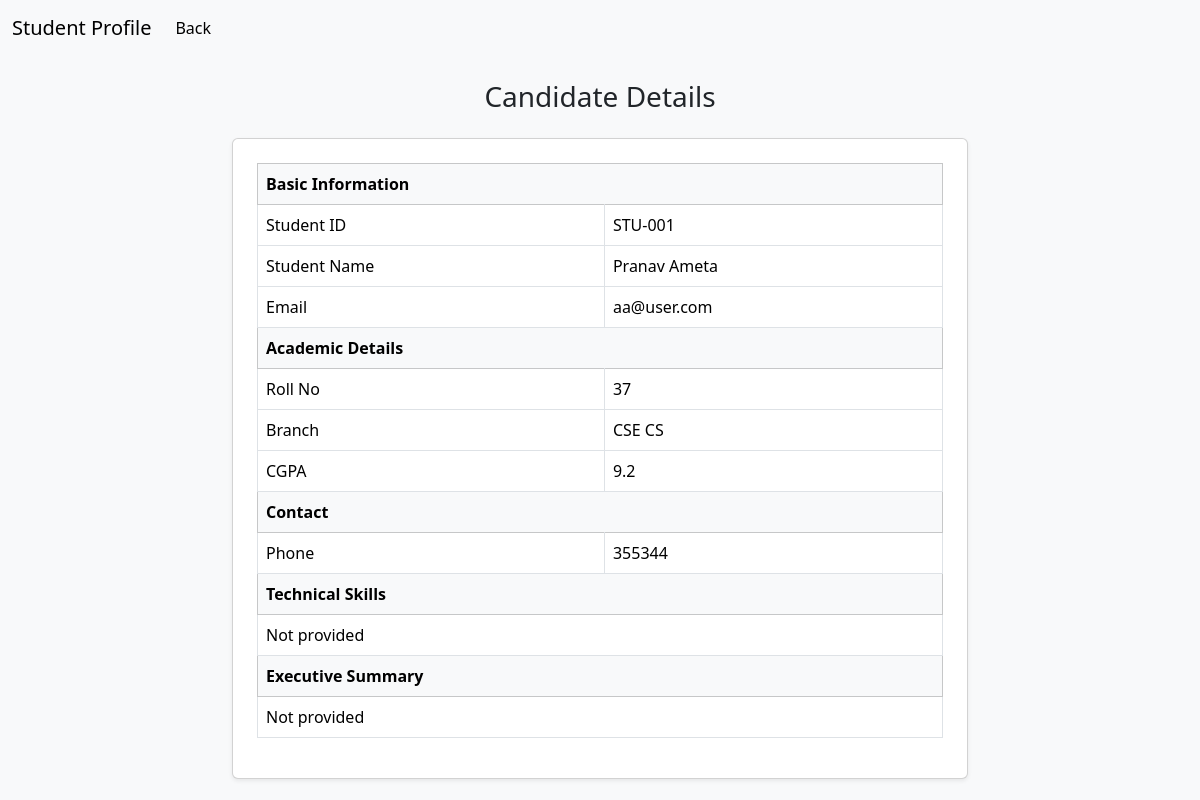
The page /student/profile/2 on the database as committed earlier.
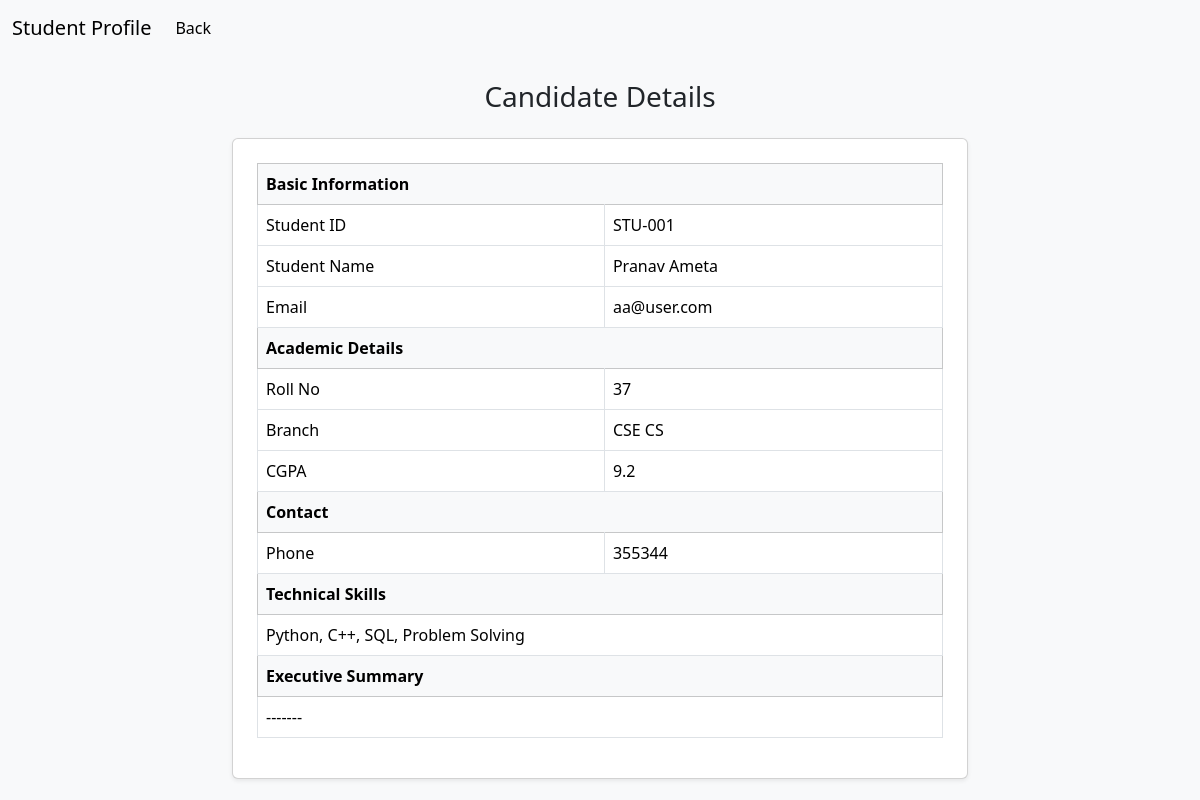
The same page on the database as committed later.
### application/models.py (models this page shows)
class StudentProfile(db.Model):
    __tablename__ = "student_profile"
    id = db.Column(db.Integer(), primary_key=True)
    user_id = db.Column(db.Integer(), db.ForeignKey('user.id'))
    name = db.Column(db.String())
    cgpa = db.Column(db.Float())
    roll_no = db.Column(db.String())
    contact_no = db.Column(db.String())
    branch = db.Column(db.String())
    summary = db.Column(db.String())
    skills = db.Column(db.String())
    resume = db.Column(db.String())

class User(db.Model):
    __tablename__ = "user"
    id = db.Column(db.Integer(), primary_key=True)
    username = db.Column(db.String(), unique=True, nullable=False)
    email = db.Column(db.String(), unique=True, nullable=False)
    password = db.Column(db.String(), nullable=False)
    role = db.Column(db.String(), nullable=False)
    status = db.Column(db.String(), default="active")

### application/controllers.py (the view)
@app.route("/student/profile/<int:user_id>")
def view_student_profile(user_id):
    user = User.query.get(user_id)
    profile = StudentProfile.query.filter_by(user_id=user_id).first()
    return render_template(
        "view_profile.html",
        user=user,
        profile=profile)

### templates/view_profile.html (shortened to what this page needs)
<!DOCTYPE html>
<html lang="en">
<head>
    <link rel="stylesheet" href="/static/style.css">
    <link href="https://cdn.jsdelivr.net/npm/bootstrap@5.3.8/dist/css/bootstrap.min.css" rel="stylesheet">
</head>
<body>
<body class="bg-light">
<nav class="navbar navbar-expand-lg bg-body-tertiary">
    <div class="container-fluid">
        <a class="navbar-brand">Student Profile</a>
        <ul class="navbar-nav me-auto">
            <li class="nav-item">
                <a class="nav-link active"
                    href="{% if session.get('role') == 'admin' %}
                                /admin/students
                        {% elif session.get('role') == 'company' %}
                                /company/dashboard
                        {% else %}
                                /student/dashboard
                        {% endif %}">
                    Back
                    </a>
            </li>
        </ul>
    </div>
</nav>
<div class="container py-4">
    <div class="row justify-content-center">
        <div class="col-lg-8">
            <h3 class="text-center mb-4">Candidate Details</h3>
            <div class="card shadow-sm p-4">
                <table class="table table-bordered align-middle">
                    <tr class="table-light">
                        <th colspan="2">Basic Information</th>
                    </tr>
                    <tr>
                        <td>Student ID</td>
                        <td>STU-{{ "%03d"|format(profile.user_id - 1) }}</td>
                    </tr>
                    <tr>
                        <td>Student Name</td>
                        <td>{{ profile.name }}</td>
                    </tr>
                    <tr>
                        <td>Email</td>
                        <td>{{ user.email }}</td>
                    </tr>
                    <tr class="table-light">
                        <th colspan="2">Academic Details</th>
                    </tr>
                    <tr>
                        <td>Roll No</td>
                        <td>{{ profile.roll_no }}</td>
                    </tr>
                    <tr>
                        <td>Branch</td>
                        <td>{{ profile.branch }}</td>
                    </tr>
                    <tr>
                        <td>CGPA</td>
                        <td>{{ profile.cgpa }}</td>
                    </tr>
                    <tr class="table-light">
                        <th colspan="2">Contact</th>
                    </tr>
                    <tr>
                        <td>Phone</td>
                        <td>{{ profile.contact_no or "Not provided" }}</td>
                    </tr>
                    <tr class="table-light">
                        <th colspan="2">Technical Skills</th>
                    </tr>
                    <tr>
                        <td colspan="2">{{ profile.skills or "Not provided" }}</td>
                    </tr>
                    <tr class="table-light">
                        <th colspan="2">Executive Summary</th>
                    </tr>
                    <tr>
                        <td colspan="2">{{ profile.summary or "Not provided" }}</td>
                    </tr>
                </table>
            </div>
        </div>
    </div>
</div>
</body>
</html>

### static/style.css (style rules this page uses)
* { margin:0px; }

Rows that differ between the two databases and show on the page:
changed StudentProfile "Pranav Ameta": skills "Not provided" → "Python, C++, SQL, Problem Solving"; summary "Not provided" → "-------"
